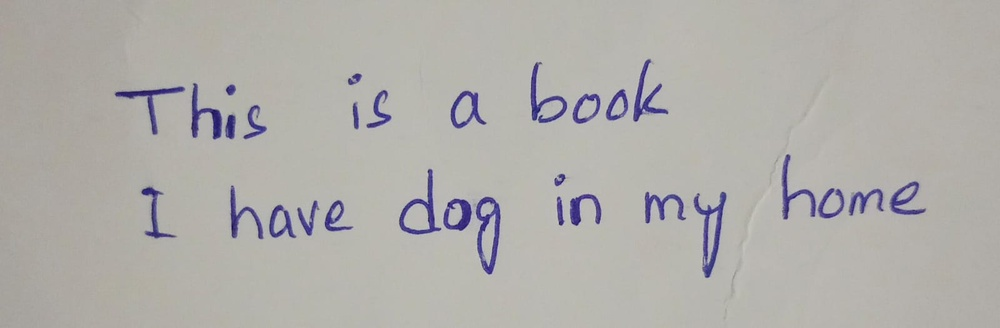
#> input picture image.jpg, 1000 x 328 px, shrunk from 1600 x 524 before the run, found by its file name
$ python lines_ext.py
#> lines starting #> are read from the running program, lines starting #| are printed output that depends on the picture; after the words box and inside, x2 and y2 are one past the last pixel; in counts of white or black regions, pixels touching at a corner belong together
import cv2
import numpy as np
import os

# Load the image
image_path = "C:/Users/PMLS/Desktop/CVIP_A#2_2021SE25/image.jpg"
image = cv2.imread(image_path)
#> image is the input picture: shape (328, 1000, 3); mean B, G, R 170.9, 174.4, 176.5

# Convert to grayscale
gray = cv2.cvtColor(image, cv2.COLOR_BGR2GRAY)
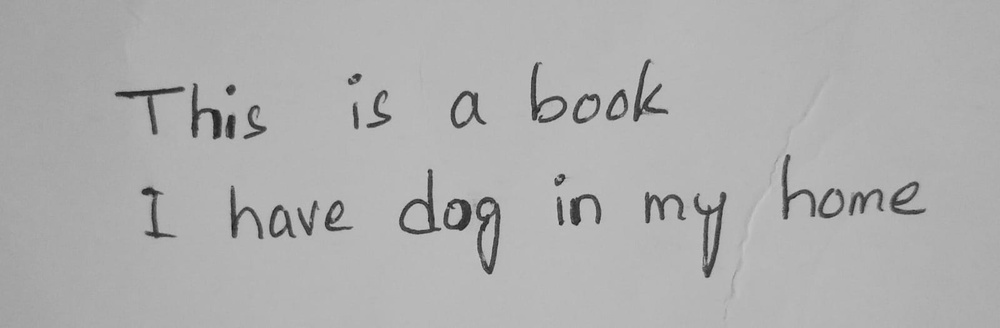
#> gray: shape (328, 1000); min 17, max 203, mean 174.6

# Threshold to binary (black and white)
_, binary = cv2.threshold(gray, 127, 255, cv2.THRESH_BINARY_INV)
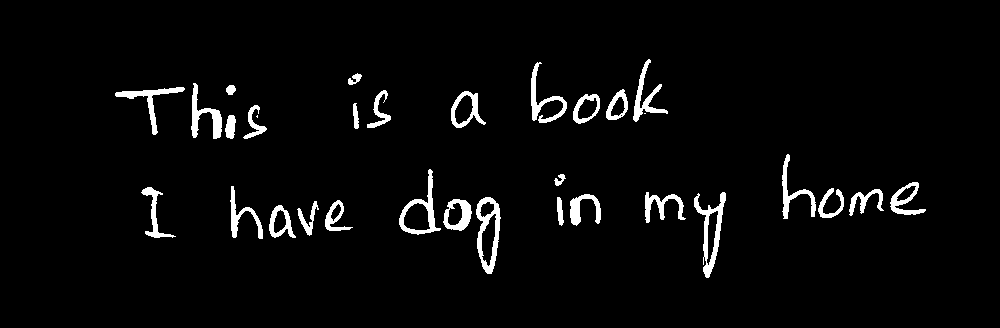
#> binary: shape (328, 1000); 3.6% white; 32 white regions (2 under 20 px), largest, box (x1, y1, x2, y2) and area: (694, 192, 726, 278) 849, (476, 197, 501, 274) 828, (399, 169, 441, 235) 667

# Sum pixel values vertically (histogram)
vertical_histogram = np.sum(binary, axis=1)
#> vertical_histogram = 328 values, max 55335 at index 210, min 0 at index 0, mean 9216.5

# Define a threshold to find colored rows
threshold = 5  # Adjust this value based on the image
regions = []  # To store (start_row, end_row) of each line
start_row = None

# Detect all start and end rows of colored regions
for r, value in enumerate(vertical_histogram):
    if value > threshold and start_row is None:
        start_row = r  # Start of a colored region
    if value <= threshold and start_row is not None:
        end_row = r  # End of the colored region
        regions.append((start_row, end_row))
        start_row = None
#> this loop made 328 passes
#> value on pass 60: 510
#> end_row on passes 140, 279: 139, 278
#> after the loop, end_row = 278; regions = [(59, 139), (154, 278)]

# If the image ends with a colored region, handle it
if start_row is not None:
    regions.append((start_row, len(vertical_histogram)))

# Create 'lines' folder if it doesn't exist
lines_folder = "lines"
if not os.path.exists(lines_folder):
    os.makedirs(lines_folder)

# Extract and save each line as a separate image
if len(regions) == 0:
    print("No colored regions found.")
else:
    for idx, (start_row, end_row) in enumerate(regions):
        # Initialize the output array to store the extracted line
        height, width, _ = image.shape
        line = np.zeros((end_row - start_row, width, 3), dtype=np.uint8)

        # Apply the given logic to copy rows
        for r in range(start_row, end_row):
            for c in range(width):
                line[r - start_row][c] = image[r][c]

        # Save the extracted line to the 'lines' folder
        output_path = os.path.join(lines_folder, f"line_{idx + 1}.jpg")
        cv2.imwrite(output_path, line)
        print(f"Saved: {output_path}")
#> this loop made 2 passes
#> (start_row, end_row, height, width) on passes 1 to 2: (59, 139, 328, 1000), (154, 278, 328, 1000)
#| Saved: lines/line_1.jpg
#| Saved: lines/line_2.jpg
#> pass 1, `cv2.imwrite(output_path, line)`:
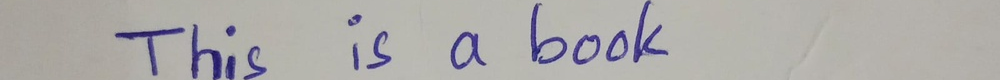
#> saved as line_1.jpg: shape (80, 1000, 3); mean B, G, R 169.9, 171.6, 173.7
#> pass 2, `cv2.imwrite(output_path, line)`:
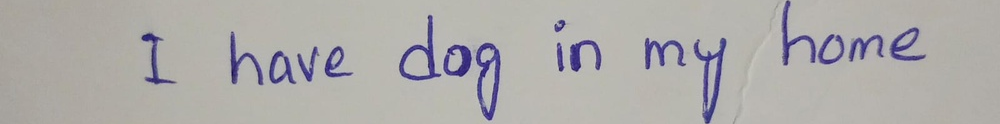
#> saved as line_2.jpg: shape (124, 1000, 3); mean B, G, R 170.8, 172.3, 174.6
